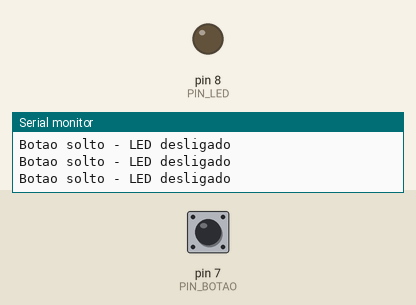
This sketch was run on a simulated Arduino Uno, built with avr-gcc and run on an emulated ATmega328P. Shown: output pins drawn as LEDs (lit = HIGH), the last lines printed to the serial monitor. The test bench sets the inputs (shaded band); at power-on: pin 7 (PIN_BOTAO) HIGH.

Above: at 1.2 s.
1.3 s: pin 7 (PIN_BOTAO) pulled LOW for 0.15 s
At 1.4 s:
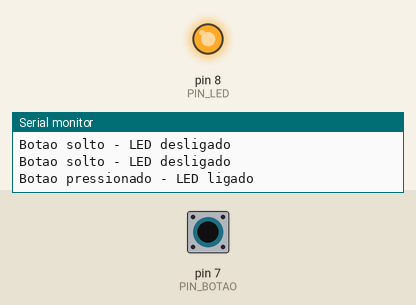
3.0 s: pin 7 (PIN_BOTAO) pulled LOW for 3.2 s
At 6.9 s:
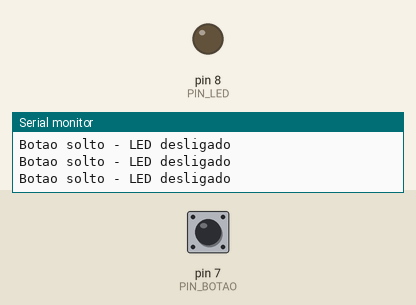
Timing chart, 0 to 8.4 s (numbered marks = the images above; inputs shaded):
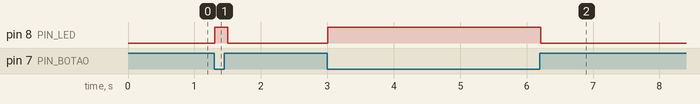

Measured:
- after the input at 1.3 s, pin 8 (PIN_LED): LOW → HIGH at once, → LOW 0.20 s later
- after the input at 3.0 s, pin 8 (PIN_LED): LOW → HIGH at once, → LOW 3.2 s later

The sketch:

08_01_led_com_push_button.ino
```cpp
// Entradas digitais - Push-button + LED
#define PIN_BOTAO 7
#define PIN_LED   8

void setup() {
  // LED conectado ao pino 8
  pinMode(PIN_LED, OUTPUT);
  // Ativa o resistor interno de pull-up
  pinMode(PIN_BOTAO, INPUT_PULLUP);
  Serial.begin(9600);
}

void loop() {
  int estadoBotao = digitalRead(PIN_BOTAO);
  // Com INPUT_PULLUP:
  // LOW  = botao pressionado
  // HIGH = botao solto
  if (estadoBotao == LOW) {
    digitalWrite(PIN_LED, HIGH);
    Serial.println("Botao pressionado - LED ligado");
  } else {
    digitalWrite(PIN_LED, LOW);
    Serial.println("Botao solto - LED desligado");
  }
  delay(100);
}
```
